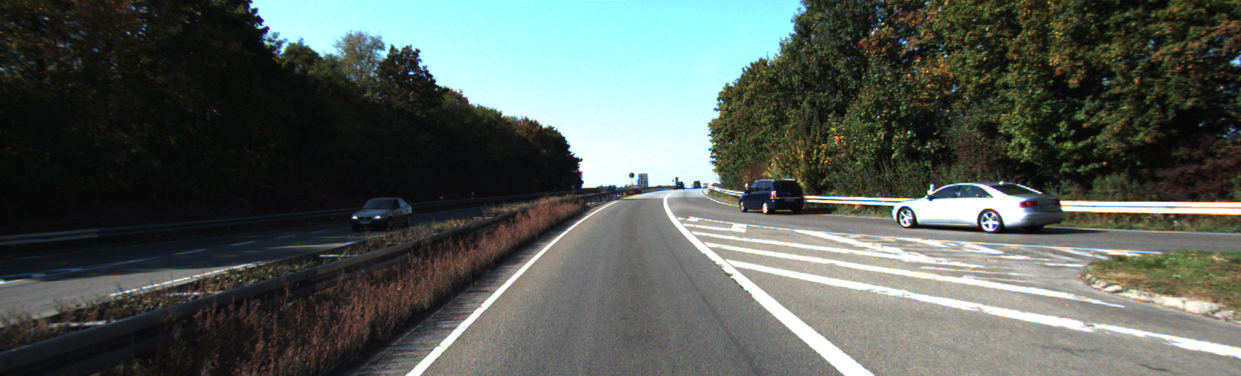
#> input picture HW4/resources/01.png, 1241 x 376 px
$ python Q5.py
#> lines starting #> are read from the running program, lines starting #| are printed output that depends on the picture
### HW4/Exercise_5/helper.py
import numpy as np
import cv2


def get_channels(image):
    return image[:, :, 0], image[:, :, 1], image[:, :, 2]


def get_flow_image(flow):
    height, width = flow.shape[0:2]
    fx, fy = flow[:, :, 0], flow[:, :, 1]
    ang = np.arctan2(fy, fx) + np.pi
    v = np.sqrt(fx * fx + fy * fy)
    hsv = np.zeros((height, width, 3), np.uint8)
    hsv[..., 0] = ang * (180 / np.pi / 2)
    hsv[..., 1] = 255
    hsv[..., 2] = cv2.normalize(v, None, 0, 255, cv2.NORM_MINMAX)
    bgr = cv2.cvtColor(hsv, cv2.COLOR_HSV2BGR)
    return bgr


def apply_flow(img, flow):
    height, width = flow.shape[0:2]
    flow = -flow
    flow[:, :, 0] += np.arange(width)
    flow[:, :, 1] += np.arange(height)[:, np.newaxis]
    res = cv2.remap(img, flow, None, cv2.INTER_LINEAR)
    return res

### HW4/Exercise_5/Q5.py
import cv2
import numpy as np
import imageio
from HW4.Exercise_5.helper import get_flow_image, apply_flow, get_channels

# Load images
frame_1 = cv2.imread("../resources/01.png")
#> frame_1 is the input picture: shape (376, 1241, 3); mean B, G, R 88.2, 93.8, 86.1
frame_2 = cv2.imread("../resources/02.png")
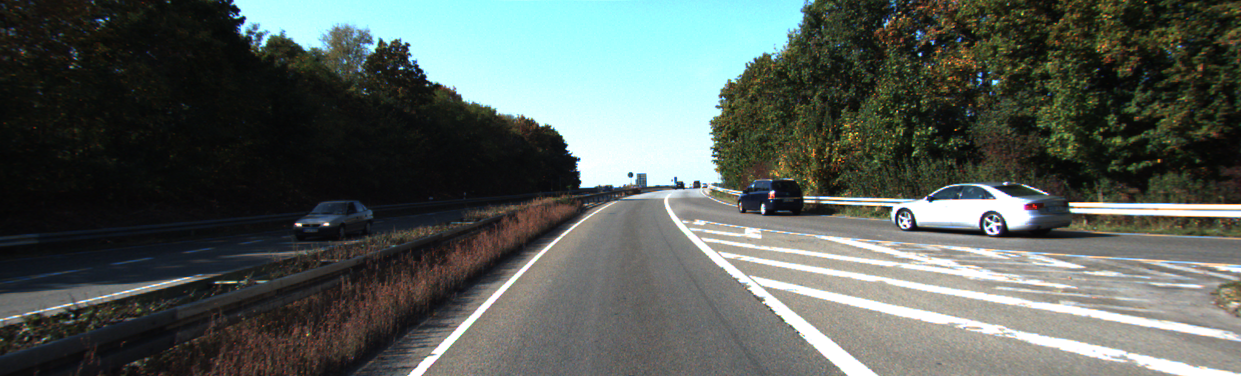
#> input picture HW4/resources/02.png, 1241 x 376 px
#> frame_2 is the input picture: shape (376, 1241, 3); mean B, G, R 89.9, 95, 87

# Separate channels
B_1, G_1, R_1 = get_channels(frame_1)
B_2, G_2, R_2 = get_channels(frame_2)

# Optical Flow on each channel
flow_on_B_channel = cv2.calcOpticalFlowFarneback(prev=B_1, next=B_2, flow=None, pyr_scale=0.5, levels=3, winsize=15,
                                                 iterations=3, poly_n=5, poly_sigma=1.2, flags=0)
flow_on_G_channel = cv2.calcOpticalFlowFarneback(prev=G_1, next=G_2, flow=None, pyr_scale=0.5, levels=3, winsize=15,
                                                 iterations=3, poly_n=5, poly_sigma=1.2, flags=0)
flow_on_R_channel = cv2.calcOpticalFlowFarneback(prev=R_1, next=R_2, flow=None, pyr_scale=0.5, levels=3, winsize=15,
                                                 iterations=3, poly_n=5, poly_sigma=1.2, flags=0)

# save flow images
flow_B = get_flow_image(flow_on_B_channel)
cv2.imwrite("out/flow_B.jpg", flow_B)
flow_G = get_flow_image(flow_on_G_channel)
cv2.imwrite("out/flow_G.jpg", flow_G)
flow_R = get_flow_image(flow_on_R_channel)
#> in get_flow_image (call 3), `fx, fy = flow[:, :, 0], flow[:, :, 1]`:
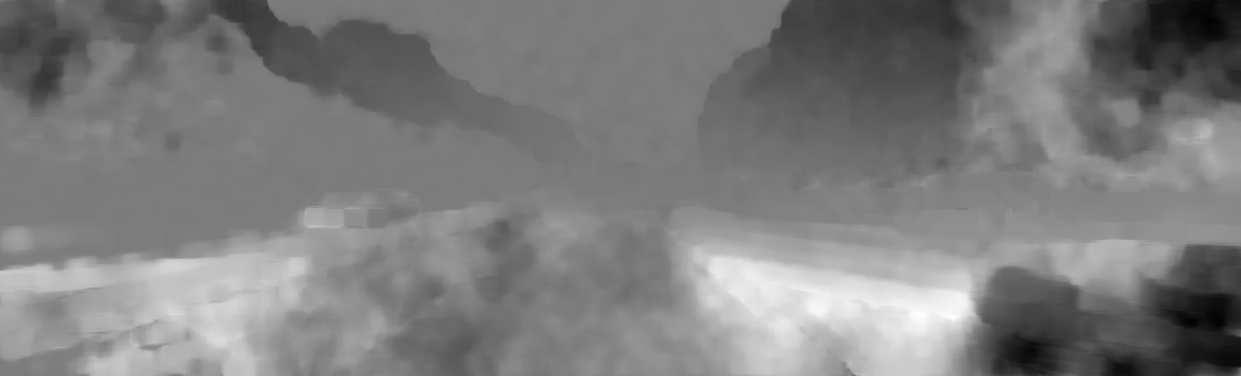
#> fy: shape (376, 1241) float32; min -21.36, max 22.56, mean 0.3; drawn with min black and max white
#> in get_flow_image (call 3), `ang = np.arctan2(fy, fx) + np.pi`:
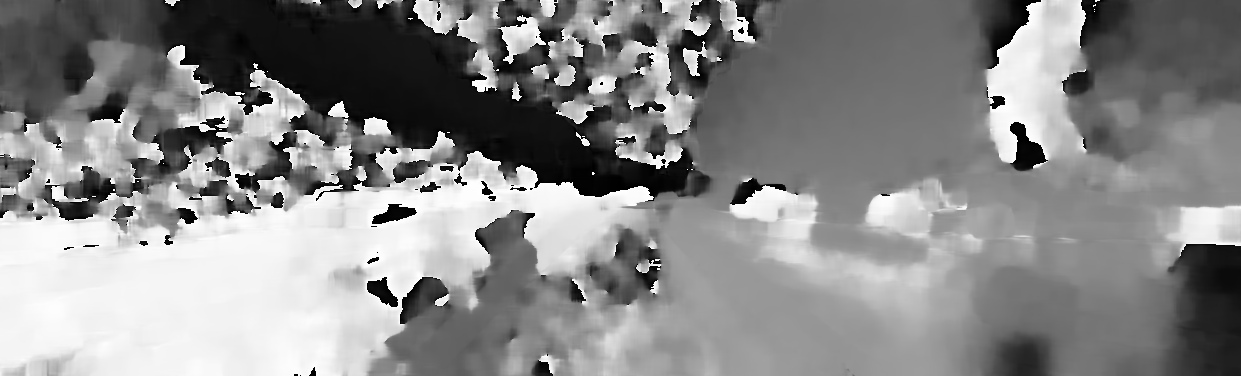
#> ang: shape (376, 1241) float32; min 3.65e-05, max 6.28, mean 3.38; drawn with min black and max white
#> in get_flow_image (call 3), `v = np.sqrt(fx * fx + fy * fy)`:
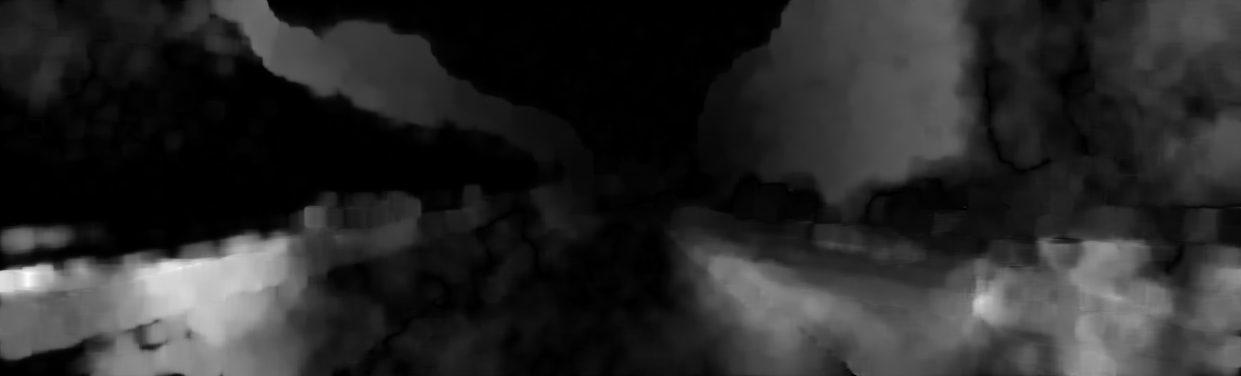
#> v: shape (376, 1241) float32; min 0.000264, max 64.9, mean 10.6; drawn with min black and max white
#> in get_flow_image (call 3), `hsv[..., 2] = cv2.normalize(v, None, 0, 255, cv2.NORM_MINMAX)`:
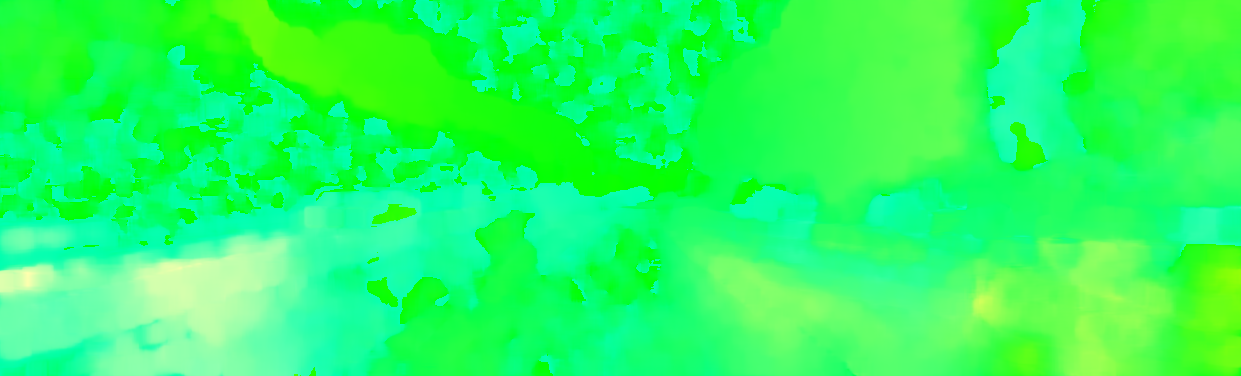
#> hsv: shape (376, 1241, 3); mean of channels 0, 1, 2 96.2, 255, 41.1; drawn as B, G, R
#> in get_flow_image (call 3), `bgr = cv2.cvtColor(hsv, cv2.COLOR_HSV2BGR)`:
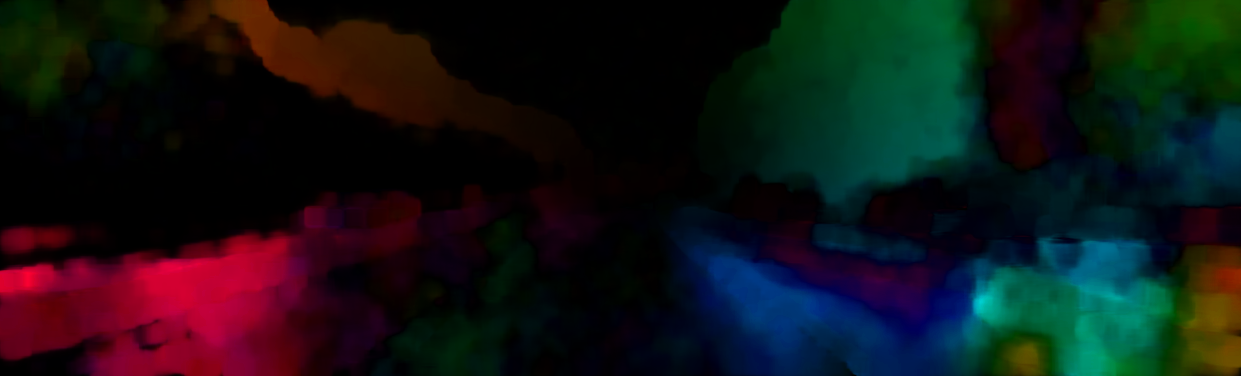
#> bgr: shape (376, 1241, 3); mean B, G, R 20.9, 19.8, 18.8
cv2.imwrite("out/flow_R.jpg", flow_R)

# apply flow on channels and save result
result_image = np.zeros(frame_1.shape)
result_image[:, :, 0] = apply_flow(B_1, flow_on_B_channel)
result_image[:, :, 1] = apply_flow(G_1, flow_on_G_channel)
result_image[:, :, 2] = apply_flow(R_1, flow_on_R_channel)
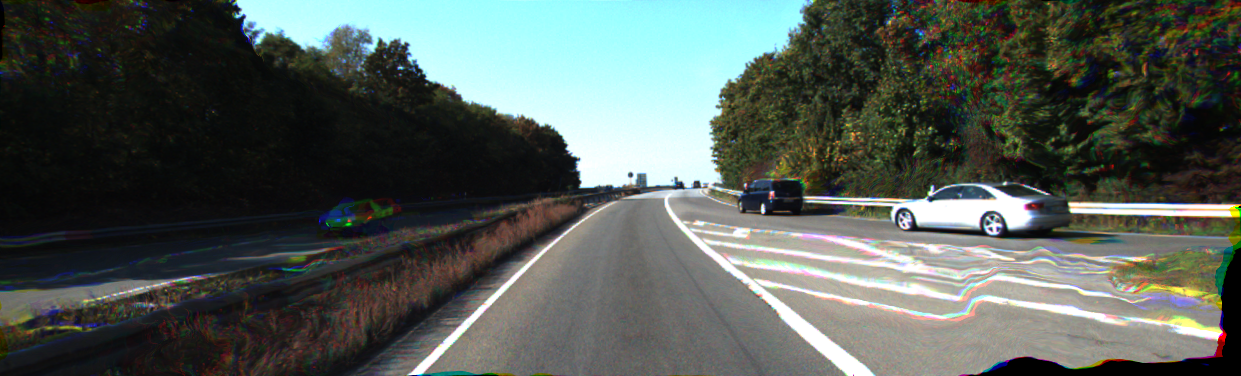
#> result_image: shape (376, 1241, 3) float64; mean of channels 0, 1, 2 86, 91.6, 83.7; drawn as B, G, R
cv2.imwrite("out/im5.jpg", result_image)

# Build GIF image
images = [result_image, frame_2]
imageio.mimsave('out/flow.gif', images)
